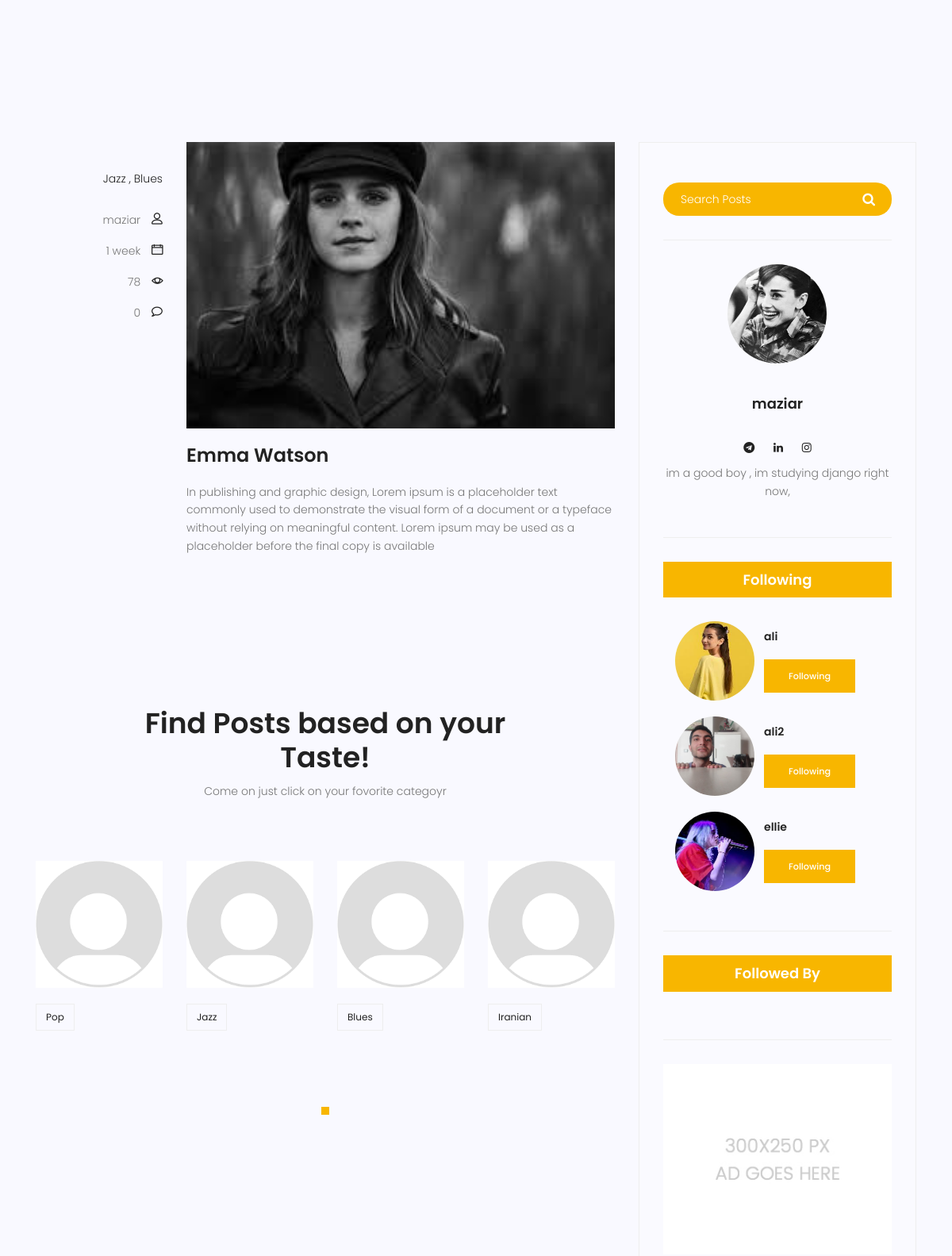
The app's page /blog/author/maziar/ (signed in, middle part), older data.
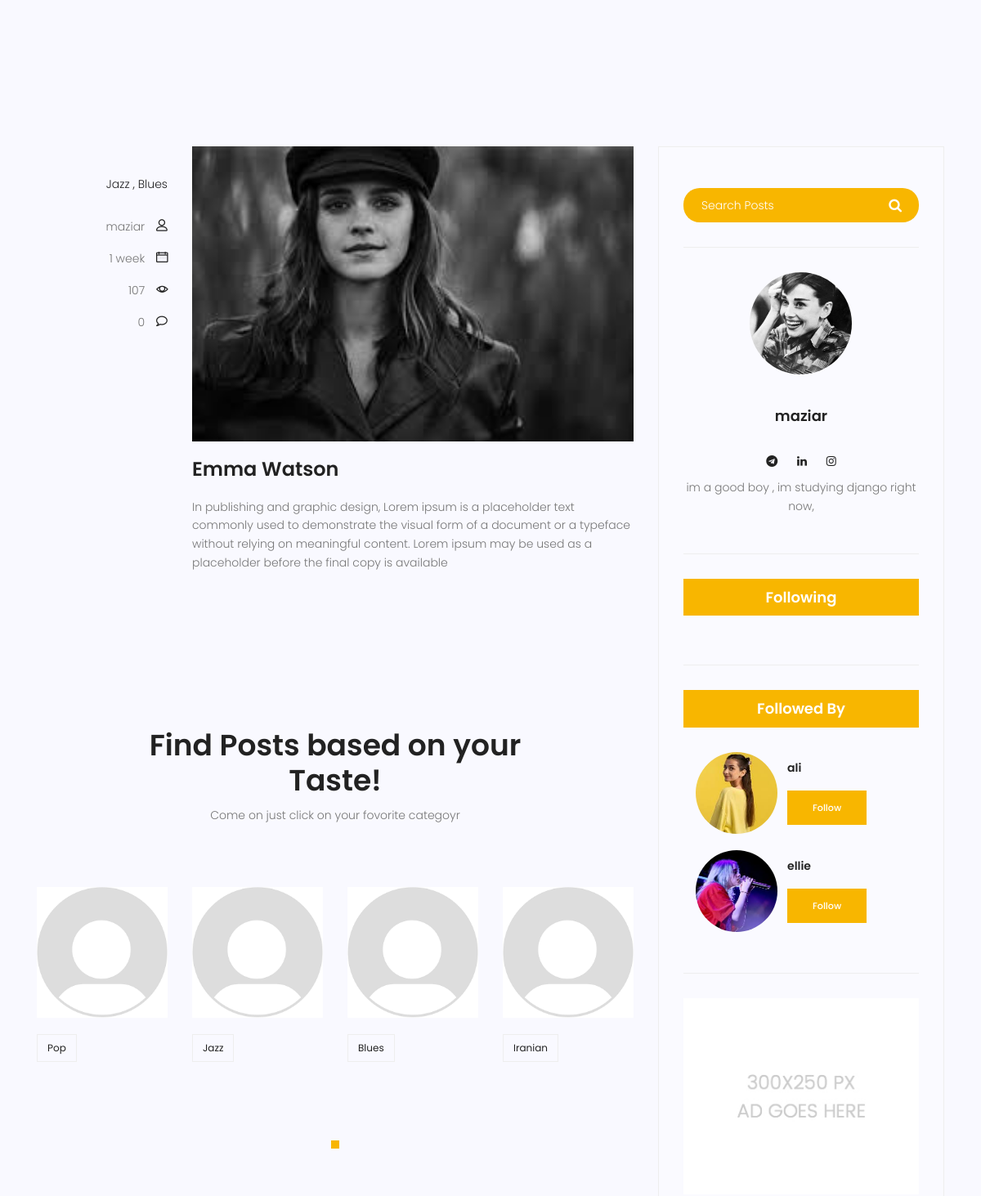
The same page, newer data.
### blog/models.py (models this page shows, shortened)
class Category(models.Model):
    title=models.CharField(max_length=100)
    slug=models.SlugField()
    category_image= models.ImageField(upload_to='post_image_files',default='default_profile.png')
    def __str__(self):
        return self.slug

class Post(models.Model):
    title= models.CharField(max_length=100)
    content=models.TextField()
    category=models.ManyToManyField(Category)
    created=models.DateTimeField(auto_now_add=True)
    updated=models.DateTimeField(auto_now=True)
    image_file=models.ImageField(upload_to='post_image_files')
    audio_file = models.FileField(upload_to='post_audio_files',null=True,blank=True)
    counted_views = models.IntegerField(default=1)
    post_author=models.ForeignKey(User,on_delete=models.CASCADE)
    likes=models.ManyToManyField(User,related_name='post_likes',null=True,blank=True)
    def get_absolute_url(self):
       return reverse('blog:single_view',kwargs={'pk':self.id})

### account/models.py (models this page shows, shortened)
class Profile(models.Model):
    user = models.OneToOneField(User,on_delete=models.CASCADE,related_name='profile')
    follows = models.ManyToManyField('self',related_name='followed_by',
                                    symmetrical=False,blank=True)
    bio = models.TextField(default='No Bio',blank=True)
    profile_image = models.ImageField(upload_to='profile_images',default='default_profile.png')
    linkedin_id=models.CharField(max_length=120,blank=True,null=True,default='s')
    instagram_id=models.CharField(max_length=120,blank=True,null=True,default='s')
    telegram_id=models.CharField(max_length=120,blank=True,null=True,default='s')
    created = models.DateTimeField(auto_now_add=True)
    updated = models.DateTimeField(auto_now=True)

### blog/views.py (the view)
# urls.py: path('author/<str:author_name>/', BlogAuthorView.as_view(), name='blog_author'),
class BlogAuthorView(LoginRequiredMixin,BasePostListView):
    template_name = 'blog/blog-author.html'
    def get_queryset(self):
        return super().get_queryset()  # Calls the base logic to filter by author
    def get_context_data(self,**kwargs):
        context=super().get_context_data(**kwargs)
        username=self.kwargs['author_name']
        profile=get_object_or_404(Profile,user__username=username)
        following=profile.follows.all().exclude(user__username=username)
        followed=profile.followed_by.all().exclude(user__username=username)
        context['username']=username
        context['following']=following
        context['followed']=followed
        context['profile']=profile
        return context

### blog/templatetags/blog_custom_tags.py (called while the page is built)
@register.inclusion_tag('blog/post-category.html')
def post_category():
    category_counts=Category.objects.annotate(post_count=Count('post'))
    cat_dict={}
    for category in category_counts:
        category_title=category.slug
        category_count=category.post_count
        cat_dict[category_title]=category_count
    return {
        'categories':cat_dict,
         }

@register.inclusion_tag('blog/popular-posts.html')
def popular_posts():
  posts = Post.objects.order_by('-counted_views')[:4]
  return {
    'posts':posts
  }

@register.inclusion_tag('blog/categories.html')
def categories_list():
   categories=Category.objects.all()
   return {
      'categories':categories
   }

### blog/views.py (called while the page is built)
    def get_queryset(self):
        queryset = super().get_queryset()  # Retrieve all posts by default
        search_query = self.request.GET.get('search', '')
        if search_query:
            queryset = queryset.filter(
                Q(title__icontains=search_query) |
                Q(content__icontains=search_query) |
                Q(post_author__username__icontains=search_query)
            )
        cat_name = self.kwargs.get('cat_name')
        if cat_name:
            queryset = queryset.filter(category__slug=cat_name)
        author_name = self.kwargs.get('author_name')
        if author_name:
            queryset = queryset.filter(post_author__username=author_name)
        return queryset

### templates/blog/blog-author.html (shortened to what this page needs)
{% extends 'base.html' %}
{% load static %}
{% load blog_custom_tags %}
{% block content %}
			<section class="top-category-widget-area pt-90 pb-90 ">
			</section>
			<section class="post-content-area">
				<div class="container">
					<div class="row">
						<div class="col-lg-8 posts-list">
						{% for post in posts %}
							<div class="single-post row">
								<div class="col-lg-3  col-md-3 meta-details">
									<ul class="tags">
										{% for cat in post.category.all %}
										<li><a href="{% url 'blog:blog_category' cat.slug %}">
											{{cat.title}}
											{% if not forloop.last %}
											,
											{% endif %}
										</a></li>
										{% endfor %}
									</ul>
									<div class="user-details row">
										<p class="user-name col-lg-12 col-md-12 col-6"><a href="{% url 'blog:blog_author' post.post_author %}">{{post.post_author.username}}</a> <span class="lnr lnr-user"></span></p>
										<p class="date col-lg-12 col-md-12 col-6"><a href="#">{{post.created|timesince}}</a> <span class="lnr lnr-calendar-full"></span></p>
										<p class="view col-lg-12 col-md-12 col-6"><a href="#">{{post.counted_views}}</a> <span class="lnr lnr-eye"></span></p>
										<p class="comments col-lg-12 col-md-12 col-6"><a href="#">{{post.comment_set.count}}</a> <span class="lnr lnr-bubble"></span></p>
									</div>
								</div>
								<div class="col-lg-9 col-md-9 ">
									<div class="feature-img">
										<img class="img-fluid" src="{{post.image_file.url}}" alt="">
									</div>
									<a class="posts-title" href="{{post.get_absolute_url}}"><h3>{{post.title}}</h3></a>
									<p class="excert">
										{{post.content}}
									</p>
								</div>
							</div>
						{% endfor %}
						{% categories_list  %}
						</div>
						<div class="col-lg-4 sidebar-widgets">
							<div class="widget-wrap">
								<div class="single-sidebar-widget search-widget">
									<form class="search-form" action="">
			                            <input placeholder="Search Posts" name="search" type="text" onfocus="this.placeholder = ''" onblur="this.placeholder = 'Search Posts'" >
			                            <button type="submit"><i class="fa fa-search"></i></button>
			                        </form>
								</div>
								{% include 'account/writer-info.html' %}
								{% include 'blog/personal_page_info.html' %}
								{% include 'blog/ads.html' %}
							</div>
						</div>
					</div>
				</div>
			</section>
		{% endblock %}

### templates/base.html (shortened to what this page needs)
{% load static %}
<!DOCTYPE html>
<html lang="zxx" class="no.js' %}">
<head>
        <link rel="stylesheet" href="{% static 'css/linearicons.css' %}">
        <link rel="stylesheet" href="{% static 'css/font-awesome.min.css' %}">
        <link rel="stylesheet" href="{% static 'css/bootstrap.css' %}">
        <link rel="stylesheet" href="{% static 'css/magnific-popup.css' %}">
        <link rel="stylesheet" href="{% static 'css/jquery-ui.css' %}">
        <link rel="stylesheet" href="{% static 'css/nice-select.css' %}">
        <link rel="stylesheet" href="{% static 'css/animate.min.css' %}">
        <link rel="stylesheet" href="{% static 'css/owl.carousel.css' %}">
        <link rel="stylesheet" href="{% static 'css/main.css' %}">
    </head>
    <body>
        {% block content %}
        {% endblock %}
		</body>
	</html>

### templates/blog/categories.html (shortened to what this page needs)
{% load static %}
<section class="recent-blog-area section-gap" >
    <div class="container" >
        <div class="row d-flex justify-content-center" style="margin-top:0px ;">
            <div class="menu-content pb-60 col-lg-9">
                <div class="title text-center">
                    <h1 class="mb-10">Find Posts based on your Taste!</h1>
                    <p>Come on just click on your fovorite categoyr</p>
                </div>
            </div>
        </div>
        <div class="row">
            <div class="active-recent-blog-carusel">
                {% for category in categories %}
                <div class="single-recent-blog-post item">
                    <div class="thumb">
                        <img class="img-fluid" style=" width: 160px; height: 160px; object-fit: cover;" src="{{category.category_image.url}}" alt="">
                    </div>
                    <div class="details">
                        <div class="tags">
                            <ul>
                                <li>
                                    <a href="{% url 'blog:blog_category' category %}">{{category.title}}</a>
                                </li>
                            </ul>
                        </div>
                    </div>
                </div>
                {% endfor %}
            </div>
        </div>
    </div>
</section>

### templates/account/writer-info.html (shortened to what this page needs)
{% load static %}
<div class="single-sidebar-widget user-info-widget">
    <img style="border-radius:  50%;" src="{{profile.profile_image.url}}" alt="">
    <a href="#"><h4>{{profile.user}}</h4></a>
    <br>
    <ul class="social-links">
        <li><a href="{{profile.telegram_id}}"><i class="fa fa-telegram"></i></a></li>
        <li><a href="{{profile.linkedin_id_id}}"><i class="fa fa-linkedin"></i></a></li>
        <li><a href="{{profile.instagram_id}}"><i class="fa fa-instagram"></i></a></li>
    </ul>
    <p>
        {{profile.bio}}
    </p>
</div>

### templates/blog/personal_page_info.html (shortened to what this page needs)
{% load static %}
<div class="single-sidebar-widget popular-post-widget">
    <h4 class="popular-title">Following</h4>
    <div class="popular-post-list">
        <div class="container">
        {% for person in following %}
            <div class="single-post-list d-flex flex-row align-items-center">
                <div class="thumb" >
                    <img class="img-fluid" style="border-radius: 50%; width: 100px; height: 100px; object-fit: cover" src="{{person.profile_image.url}}" alt="">
                </div>
                <div class="details">
                    <a href="{% url 'blog:blog_author' person.user.username %}"><h6>{{person.user.username}}</h6></a>
                    <div class="button-group-area mt-10">
                        {% if not request.user.username == person.user.username %}
                        <form method="POST" action="{% url 'blog:follow' %}">
                                            {% if person in request.user.profile.follows.all %}
                                                <button type="submit" class="genric-btn  primary samll"">Following</button>
                                            {% else %}
                                                <button  type="submit" class="genric-btn  primary samll">Follow</button>
                                            {% endif %}
                                        </form>
                        {% endif %}
                    </div>
                </div>
            </div>
        {% endfor %}
    </div>
    </div>
</div>
<div class="single-sidebar-widget popular-post-widget">
    <h4 class="popular-title">Followed By</h4>
    <div class="popular-post-list">
        <div class="container">
        {% for person1 in followed %}
            <div class="single-post-list d-flex flex-row align-items-center">
                <div class="thumb" >
                    <img class="img-fluid" style="border-radius: 50%; width: 100px; height: 100px; object-fit: cover" src="{{person1.profile_image.url}}" alt="">
                </div>
                <div class="details">
                    <a href=""><h6>{{person1.user.username}}</h6></a>
                    <div class="button-group-area mt-10">
                        {% if not request.user.username == person1.user.username %}
                        <form method="POST" action="{% url 'blog:follow' %}">
                            {% if person1 in request.user.profile.follows.all %}
                                <button type="submit" class="genric-btn  primary samll"">Following</button>
                            {% else %}
                                <button  type="submit" class="genric-btn  primary samll">Follow</button>
                            {% endif %}
                        </form>
                        {% endif %}
                    </div>
                </div>
            </div>
        {% endfor %}
    </div>
    </div>
</div>

### templates/blog/popular-posts.html (shortened to what this page needs)
{% load static %}

### templates/blog/ads.html
{% load static %}
<div class="single-sidebar-widget ads-widget">
    <a href="#"><img class="img-fluid" src="{% static 'images/blog/ads-banner.jpg' %}" alt=""></a>
</div>

### templates/blog/post-category.html (shortened to what this page needs)
{% load static %}

Row changes from the older to the newer data that the page shows:
no longer on this page (row edited): Profile: profile_image (picture), user.username "ali2", shows "Following"
changed Post "Emma Watson": counted_views "78" → "107"
changed Profile "ali": moves from the list under "Following" to the list under "Followed By"
changed Profile "ellie": moves from the list under "Following" to the list under "Followed By"
